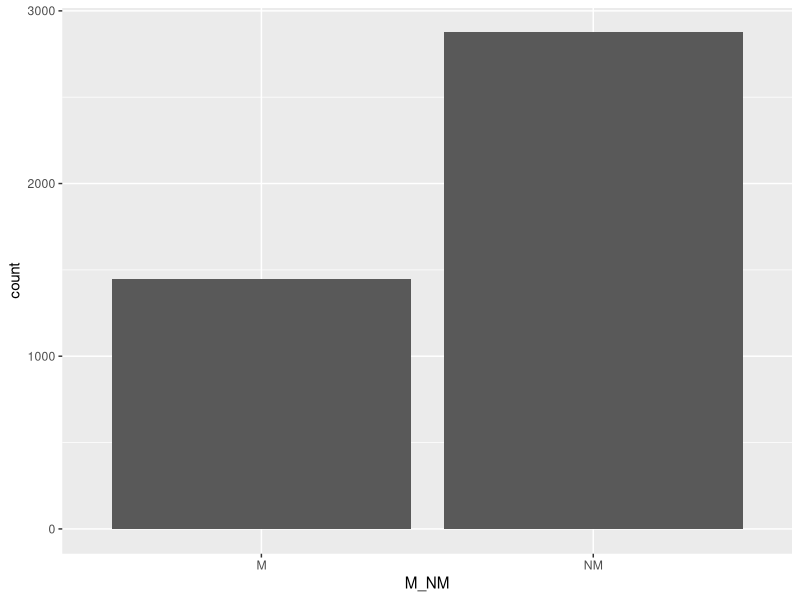
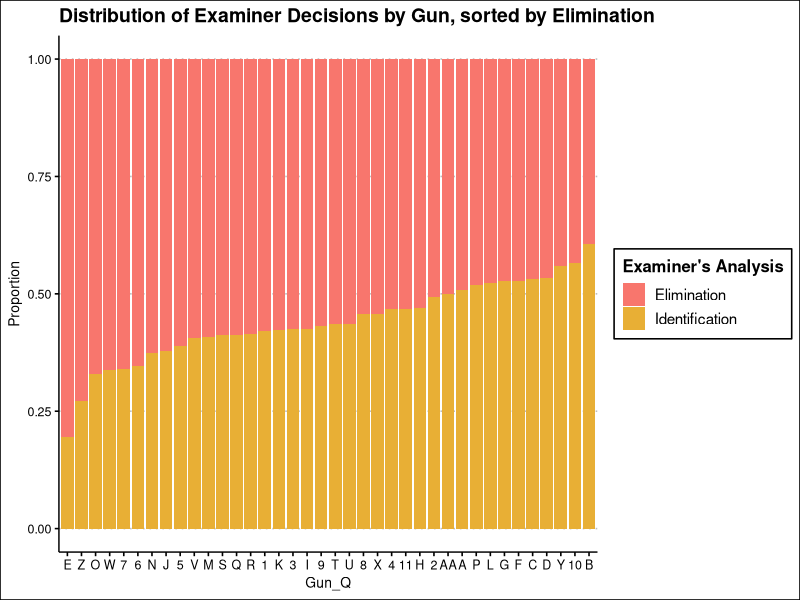
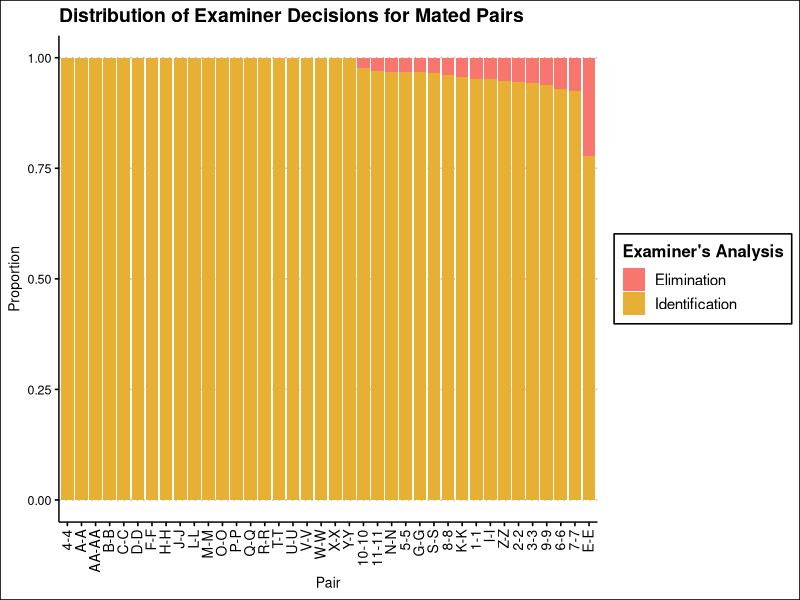
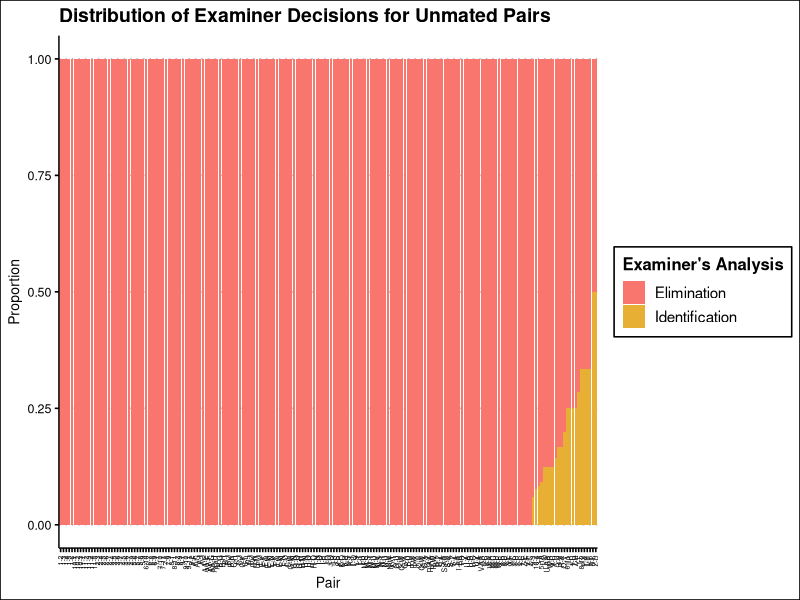
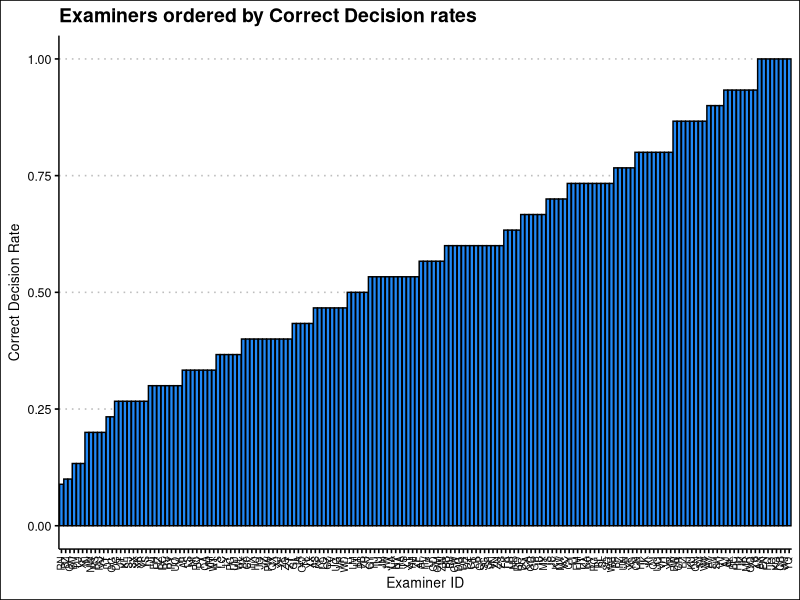

These charts were generated, in order, by the following R code:
## ---- chunk 1
library(tidyverse)
library(readxl)
library(vcd)
library(ggthemes)
library(forcats)
## ---- chunk 2
clean_data <- read_csv('clean_data.csv')

clean_data$examiner_analysis <- clean_data$`Examiner's Analysis`
clean_data$examiner_analysis <- fct_relevel(clean_data$examiner_analysis, c('Elimination', 'Inc-C', 'Inc-B', 'Inc-A', 'Identification'))
## ---- chunk 3
# Per-pair counts of decisions
pair_summary <- clean_data %>%
  count(Pair, `Examiner's Analysis`) %>%
  pivot_wider(
    names_from = `Examiner's Analysis`,
    values_from = n,
    values_fill = 0
  )
## ---- chunk 4
# Counts of pair observations and individual gun observations
pair_counts <- clean_data %>% group_by(Pair) %>% summarize(n = n())

gun_counts <- clean_data %>% group_by(Gun_Q) %>% summarize(n = n())
## ---- chunk 5
# Per-examiner counts of decisions made
exam_summary <- clean_data %>%
  count(ExamID, `Examiner's Analysis`) %>%
  pivot_wider(
    names_from = `Examiner's Analysis`,
    values_from = n,
    values_fill = 0
  )
## ---- chunk 6
ggplot(clean_data, aes(x = M_NM)) + 
  geom_bar()

# Sort proportions based on elimination rates
elim_sorted <- clean_data %>% 
  group_by(Gun_Q) %>% 
  summarize(prop_elim = mean(`Examiner's Analysis` == "Elimination", na.rm = TRUE)) %>% 
  arrange(desc(prop_elim)) %>% 
  pull(Gun_Q)

clean_data %>%
  filter(examiner_analysis %in% c("Elimination", "Inc-C", "Inc-B", "Inc-A", "Identification")) %>% 
  mutate(Gun_Q = factor(Gun_Q, levels = elim_sorted)) %>%
  ggplot(aes(x = Gun_Q, fill = examiner_analysis)) +
  geom_bar(position = "fill") +
  labs(
    x = "Gun_Q",
    y = "Proportion",
    fill = "Examiner's Analysis",
    title = "Distribution of Examiner Decisions by Gun, sorted by Elimination"
  ) + 
  theme_clean() + 
    scale_fill_manual(values=c("#F8766D", "#E8AF35", "#EBE41E", "#00BA38", "#2089F7"))


# Graph pairs rather than guns. Separating into M and NM to cut the amount of pairs

mated_sorted <- clean_data %>% 
  group_by(Pair) %>% 
  summarize(prop_id = mean(examiner_analysis == 'Identification', na.rm = TRUE)) %>% 
  arrange(desc(prop_id)) %>% 
  pull(Pair)

# Mated pairs
clean_data %>%
  filter(M_NM == "M") %>% 
  filter(examiner_analysis %in% c("Elimination", "Identification", "Inc-C", "Inc-B", "Inc-A")) %>% 
  mutate(Pair = factor(Pair, levels = mated_sorted)) %>% 
  ggplot(aes(x = Pair, fill = examiner_analysis)) +
  geom_bar(position = "fill") +
  labs(
    x = "Pair",
    y = "Proportion",
    fill = "Examiner's Analysis",
    title = "Distribution of Examiner Decisions for Mated Pairs"
  ) + 
  theme_clean() + 
  theme(axis.text.x = element_text(angle = 90, hjust = 1, vjust = 0.4, size = 10)) + 
  scale_fill_manual(values=c("#F8766D", "#E8AF35", "#EBE41E", "#00BA38", "#2089F7"))



unmated_sorted <- clean_data %>% 
  group_by(Pair) %>% 
  summarize(prop_el = mean(examiner_analysis == 'Elimination', na.rm = TRUE)) %>% 
  arrange(desc(prop_el)) %>% 
  pull(Pair)



# Non mated pairs
clean_data %>%
  filter(M_NM == "NM") %>% 
  filter(examiner_analysis %in% c("Elimination", "Identification", "Inc-C", "Inc-B", "Inc-A")) %>% 
  mutate(Pair = factor(Pair, levels = unmated_sorted)) %>% 
  ggplot(aes(x = Pair, fill = examiner_analysis)) +
  geom_bar(position = "fill") +
  labs(
    x = "Pair",
    y = "Proportion",
    fill = "Examiner's Analysis",
    title = "Distribution of Examiner Decisions for Unmated Pairs"
  ) + 
  theme_clean() + 
  theme(axis.text.x = element_text(angle = 90, hjust = 1, vjust = 0.4, size = 5))+ 
  scale_fill_manual(values=c("#F8766D", "#E8AF35", "#EBE41E", "#00BA38", "#2089F7"))





clean_data <- clean_data %>%
  mutate(correct = case_when(
    M_NM == "NM" & examiner_analysis == "Elimination" ~ 1,
    M_NM == "M" & examiner_analysis == "Identification" ~ 1,
    TRUE ~ 0
  ))


clean_data %>%
  group_by(ExamID) %>%
  summarize(correct_rate = mean(correct, na.rm = TRUE)) %>%
  ggplot(aes(x = reorder(factor(ExamID), correct_rate), y = correct_rate)) +
  geom_bar(stat = "identity", fill = "#2089F7", color = 'black') +
  labs(x = "Examiner ID", y = "Correct Decision Rate", title = "Examiners ordered by Correct Decision rates") +
  theme_clean() +
  theme(axis.text.x = element_text(angle = 90, hjust = 1, vjust = 0.4, size = 7))
